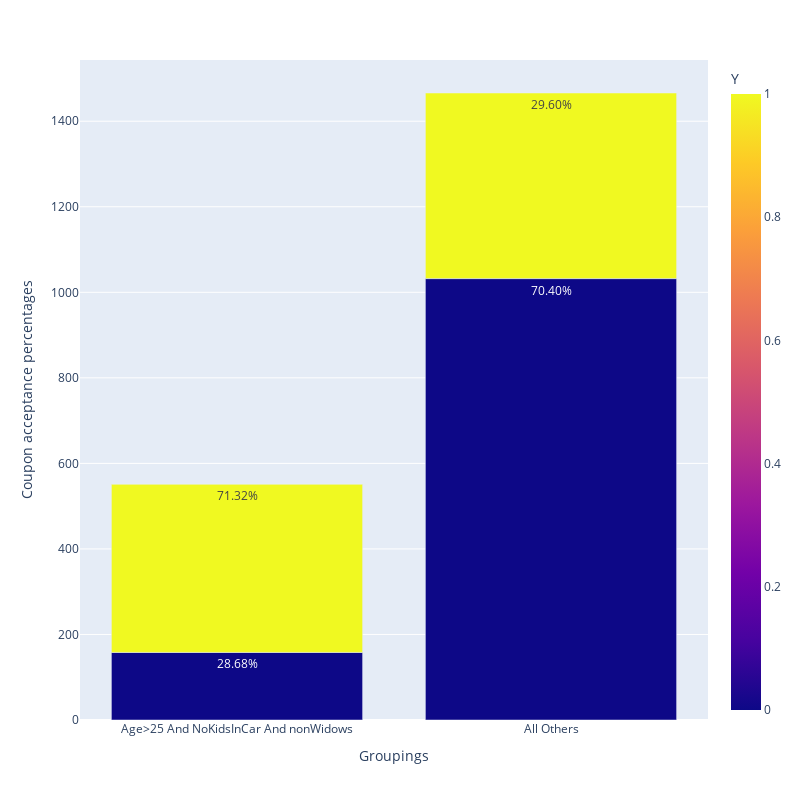

Notebook cell for this chart:
### Markdown cell above
6. Compare the acceptance rates between those drivers who:

- go to bars more than once a month, had passengers that were not a kid, and were not widowed *OR*
- go to bars more than once a month and are under the age of 30 *OR*
- go to cheap restaurants more than 4 times a month and income is less than 50K.

### Code cell
bar_data = bar_data.drop('crit',axis=1)
bar_more_than_once = ['1~3', 'gt8', '4~8']
marital_ignore_list = ['Widowed']
psngr_ignore_list = ['Kid(s)']
#print(bar_data['passanger'].unique())
#print(bar_data['occupation'].unique())
bar_data.loc[(bar_data.eval('Bar in @bar_more_than_once and \
                             passanger not in @psngr_ignore_list and \
                             maritalStatus not in @marital_ignore_list')),'crit'] = 'Age>25 And NoKidsInCar And nonWidows'
bar_data.loc[(bar_data['crit'].isnull()), 'crit'] = 'All Others'

bar_data_g = bar_data.groupby(['crit', 'Y']).size().reset_index()
bar_data_g['percentage'] = bar_data.groupby(['crit', 'Y']).size().groupby(level=0).apply(lambda x: 100 * x / float(x.sum())).values
bar_data_g.columns = ['crit', 'Y', 'Counts', 'Percentage']

fig = px.bar(bar_data_g, x='crit',
             labels={'crit':'Groupings', 'value':'Coupon acceptance percentages'},
             y=['Counts'], color='Y', text=bar_data_g['Percentage'].apply(lambda x: '{0:1.2f}%'.format(x)))
fig.update_layout(width=800, height=800)
fig.show()

### Figure 1 — Plotly figure (JSON) as saved in the notebook; plotly's stock layout.template omitted (floating-point values rounded to 4 significant figures)
{"data": [{"alignmentgroup": "True", "hovertemplate": "Groupings=%{x}<br>Coupon acceptance percentages=%{y}<br>text=%{text}<br>Y=%{marker.color}<extra></extra>", "legendgroup": "", "marker": {"color": [0, 1, 0, 1], "coloraxis": "coloraxis", "pattern": {"shape": ""}}, "name": "", "offsetgroup": "", "orientation": "v", "showlegend": false, "text": ["28.68%", "71.32%", "70.40%", "29.60%"], "textposition": "auto", "type": "bar", "x": ["Age>25 And NoKidsInCar And nonWidows", "Age>25 And NoKidsInCar And nonWidows", "All Others", "All Others"], "xaxis": "x", "y": [158, 393, 1032, 434], "yaxis": "y"}], "layout": {"barmode": "relative", "coloraxis": {"colorbar": {"title": {"text": "Y"}}, "colorscale": [[0, "#0d0887"], [0.1111, "#46039f"], [0.2222, "#7201a8"], [0.3333, "#9c179e"], [0.4444, "#bd3786"], [0.5556, "#d8576b"], [0.6667, "#ed7953"], [0.7778, "#fb9f3a"], [0.8889, "#fdca26"], [1, "#f0f921"]]}, "height": 800, "legend": {"tracegroupgap": 0}, "margin": {"t": 60}, "width": 800, "xaxis": {"anchor": "y", "domain": [0, 1], "title": {"text": "Groupings"}}, "yaxis": {"anchor": "x", "domain": [0, 1], "title": {"text": "Coupon acceptance percentages"}}}}
